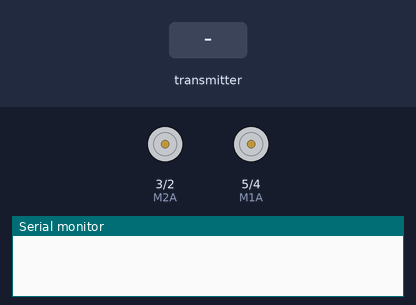
Bench run of a sketch on a simulated Arduino Uno, built with avr-gcc and run on an emulated ATmega328P. Shown: motor-driver pin pairs drawn as motors (green arrow = first pin HIGH = forward, orange = second pin HIGH = backward, longer = more drive), the last lines printed to the serial monitor. The test bench sets the inputs (shaded band). No radio packets arrive unless stated.

Above: at 1.2 s.
1.3 s: the transmitter starts sending msg.0 = 0
At 2.2 s:
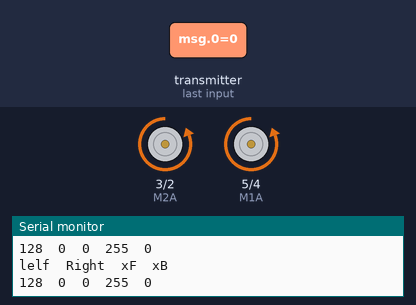
Timing chart, 0 to 4.3 s (numbered marks = the images above; inputs shaded):
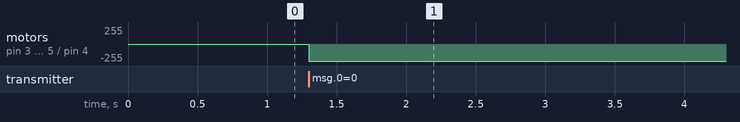

The sketch:

RF_Basics_Alici.ino
```cpp
#include <nRF24L01.h>
#include <RF24.h>
#include <RF24_config.h>

#include <SPI.h>

int msg[2];
RF24 radio(9, 10);
const uint64_t pipe = 0xE8E8F0F0E1LL;

int M1A = 5;
int M1B = 4;
int M2A = 3;
int M2B = 2;
int xF = 0, xB = 0, yR = 0, yL = 0;
/*
              A1  A2  B1  B2
              --------------
     Forward  L   H   L   H
     BackWard H   L   H   L

*/
void setup(void) {
  Serial.begin(9600);

  radio.begin();
  radio.openReadingPipe(1, pipe);
  radio.startListening();
  pinMode(M1B, OUTPUT);
  pinMode(M2B, OUTPUT);
  pinMode(M1A, OUTPUT);
  pinMode(M2A, OUTPUT);

  digitalWrite(M1A, LOW);
  digitalWrite(M1B, LOW);


  digitalWrite(M2A, LOW);
  digitalWrite(M2B, LOW);
}

void loop(void) {

  while (radio.available()) {
    radio.read(msg, sizeof(msg));
    yL = constrain(map (msg[1], 0, 500, 128, 0), 0, 128);
    yR = constrain(map(msg[1], 550, 1023, 0, 128), 0, 128);
    if (msg[0] > 550) { // ileri
      xF = constrain(map(msg[0], 550, 1023, 0, 255), 0, 255);
      xB = 0;
      digitalWrite(M1A, HIGH);
      digitalWrite(M1B, LOW);
     // analogWrite(M1A, constrain(xF + yL, 0, 255));

      digitalWrite(M2A, HIGH);
      digitalWrite(M2B, LOW);
     // analogWrite(M2A, constrain(xF + yR, 0, 255));
    } else if (msg[0] < 450) { // geri
      xB = constrain(map(msg[0], 490, 0, 0, 255), 0, 255);
      xF = 0;
      digitalWrite(M1B, HIGH);
      digitalWrite(M1A, LOW);
     // analogWrite(M1A, constrain(xF + yL, 0, 255));

      digitalWrite(M2B, HIGH);
      digitalWrite(M2A, LOW);
     /* analogWrite(M1B, constrain(xB + yL, 0, 255));
      digitalWrite(M1A, LOW);

      analogWrite(M2B, constrain(xB + yR, 0, 255));
      digitalWrite(M2A, LOW);*/
    } else {
      if (yL > 50) {
        digitalWrite(M1B, HIGH);
        digitalWrite(M1A, LOW);

        digitalWrite(M2A, HIGH);
        digitalWrite(M2B, LOW);
      } else if (yR > 50) {
        digitalWrite(M1B, LOW);
        digitalWrite(M1A, HIGH);

        digitalWrite(M2A, LOW);
        digitalWrite(M2B, HIGH);
      } else {
        digitalWrite(M1B, LOW);
        digitalWrite(M1A, LOW);
        digitalWrite(M2B, LOW);
        digitalWrite(M2A, LOW);
      }
    }

    Serial.print("\nlelf\tRight\txF\txB\n");
    Serial.print(yL);

    Serial.print("\t");
    Serial.print(yR);

    Serial.print("\t");
    Serial.print(xF);

    Serial.print("\t");
    Serial.print(xB);
    Serial.print("\t");
    Serial.print(msg[0]);


    delay(20);
  }
}
```

Measured:
- after the input at 1.3 s, motor on pin 3 (M2A) / pin 2 (M2B), motor on pin 5 (M1A) / pin 4 (M1B): stopped → backward 255/255 at once
